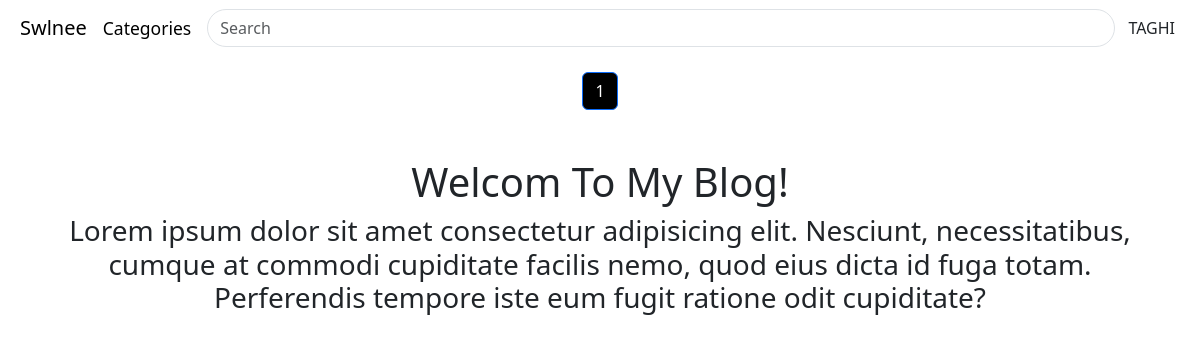
Before: / (signed in) with the older database file.
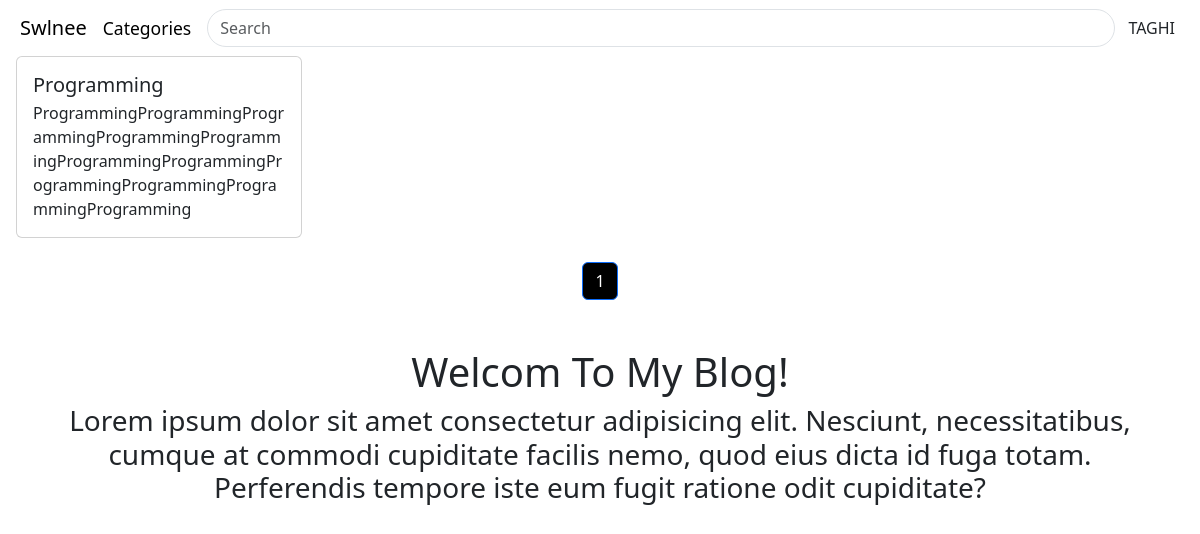
After: the same page with the newer database file.
### index/models.py (models this page shows, shortened)
class Post(models.Model):
    class NewManager(models.Manager):
        def get_queryset(self):
            return super().get_queryset() .filter(status='published')
    options = (
        ('draft', 'Draft'),
        ('published', 'Published'),
    )
    slug = models.SlugField(max_length=250, unique_for_date='publish')
    category = models.ForeignKey(Category, on_delete=models.PROTECT, default=1)
    book_author = models.CharField(max_length=250)
    title = models.CharField(max_length=250)
    description = models.TextField()
    publish = models.DateTimeField(default=timezone.now)
    author = models.ForeignKey(User, on_delete=models.CASCADE, related_name='blog_posts')
    content = CKEditor5Field('Text', config_name='extends')
    status = models.CharField(max_length=10, choices=options, default='published')
    favourites = models.ManyToManyField(User, related_name='favourite', default=None, blank=True)
    objects = models.Manager()  # default manager
    newmanager = NewManager()  # custom manager
    tags = TaggableManager()

### index/views.py (the view)
# urls.py: path('',home, name='home'),
def home(request):
    cats = Category.objects.all().order_by('-id')
    post = Post.newmanager.all().order_by('-id')
    paginator= Paginator(post,12)
    page_num = request.GET.get('page',1)
    post= paginator.page(page_num)
    return render(request,'home.html',{'post':post, 'cats':cats})

### index/templates/home.html (shortened to what this page needs)
{% extends 'base.html' %}
{% load static %}
{% load bootstrap5 %}
{% block content%}
{% if user.is_superuser %}
<div class="container-fluid px-3" >
    <div class="row row-cols-1 row-cols-sm-2 row-cols-md-3 row-cols-lg-4 mb-2 g-2" data-masonry='{"percentPosition": true }'>
        {% for posts in post %}
        <div class="col">
            <div class="card">
                <div class="card-body">
                <h5 class="card-title"><a class="text-dark" style="text-decoration: none;" href="{% url 'detail' posts.slug %}">{{posts.title}}</a></h5>
                <p class="card-subtitle">{{posts.description}}</p>
                </div>
            </div>
        </div>
        {% endfor %}
    </div>
</div>
<nav aria-label="Pagination">
    <ul class="pagination justify-content-center my-4">
        {% for i in post.paginator.page_range %}
        {% if post.number == i %}
            <li class="page-item active"><a class="page-link bg-black" style="box-shadow: none" href="#">{{i}}</a></li>
        {% else %}
            <li class="page-item"><a class="page-link" href="?page={{i}}">{{i}}</a></li>
        {% endif %}
        {% endfor %}
    </ul>
</nav>
{% endif %}
<div class="container text-center mt-5">
    <h1>Welcom To My Blog!</h1>
    <h3>Lorem ipsum dolor sit amet consectetur adipisicing elit. Nesciunt, necessitatibus, cumque at commodi cupiditate facilis nemo, quod eius dicta id fuga totam. Perferendis tempore iste eum fugit ratione odit cupiditate?</h3>
</div>
{% endblock%}

### templates/base.html (shortened to what this page needs)
{% load static %}
<!DOCTYPE html>
<html lang="en">
<head>
  <link rel="stylesheet" href="{% static 'css/nav.css' %}" type="text/css">
  <link href="{% static 'fontawesomefree/css/fontawesome.css' %}" rel="stylesheet" type="text/css">
  <link href="{% static 'fontawesomefree/css/brands.css' %}" rel="stylesheet" type="text/css">
  <link href="{% static 'fontawesomefree/css/solid.css' %}" rel="stylesheet" type="text/css">
  {% load bootstrap5 %}
  {% bootstrap_css %}
</head>
<body>
<div class="container-fluid mx-2">
  <nav class="navbar navbar-light bg-white">
    <a class="navbar-brand" href="{% url 'home' %}">Swlnee</a>
    {% if user.is_superuser %}
    <a class="navbar-brand me-3 d-none d-sm-block text-size" href="{% url 'categories' %}"><small>Categories</small></a>
    {% endif %}
    <form class="col d-flex flex-grow-1 " action="{% url 'search' %}">
      <input style="box-shadow: none" id="search" class="form-control rounded-pill" name="q" type="search" placeholder="Search" />
    </form>
    {% if user.is_authenticated %}
      <div class="dropstart">
        <button style="box-shadow: none" type="button" class="btn btn-black rounded-pill text-uppercase me-2" data-bs-toggle="dropdown">
          {{request.user.username}}
        </button>
      </div>
    {% else %}
    <div class="d-flex d-none d-sm-block">
      <a style="box-shadow: none" class="btn rounded-pill" href="{% url 'login' %}">Sign in</a>
      <a style="box-shadow: none" class="btn rounded-pill btn-dark me-3" href="{% url 'register' %}">Register</a>
    </div>
    {% endif %}
  </nav>
</div>
{% block content%}
{% endblock%}
</body>
</html>

### templates/base.html (style rules this page uses)
html, body { max-width: 100%; overflow-x: hidden; }

Changed rows visible on the page:
added Post: title "Programming", description "ProgrammingProgrammingProgrammingProgrammingProgrammingProgrammingProgrammingProgrammingProgrammingProgrammingProgramming"
